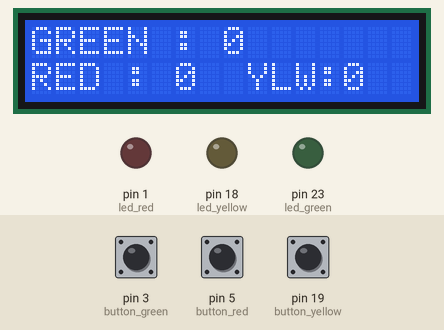
Simulated run of this sketch. Board: Arduino Mega 2560, built with avr-gcc and run on an emulated ATmega2560. Shown: 16×2 character LCD, output pins drawn as LEDs (lit = HIGH). Inputs (shaded band) come from the test bench; at power-on: pin 3 (button_green) HIGH, pin 5 (button_red) HIGH, pin 19 (button_yellow) HIGH.

Above: at 1.2 s.
1.3 s: pin 3 (button_green) pulled LOW for 0.15 s
At 1.8 s:
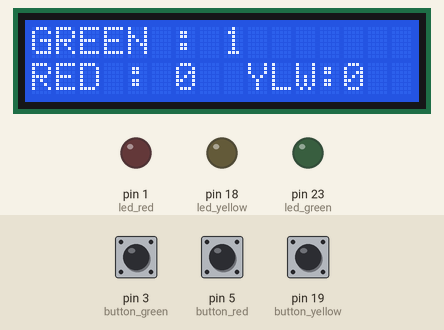
2.9 s: pin 5 (button_red) pulled LOW for 0.15 s
At 3.4 s:
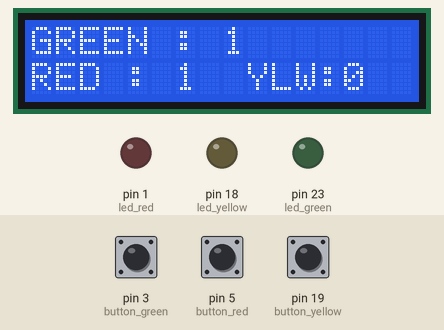
4.5 s: pin 19 (button_yellow) pulled LOW for 0.15 s
At 5.0 s:
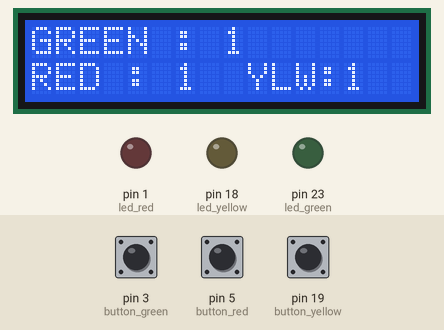
6.1 s: pin 3 (button_green) pulled LOW for 1 s
At 6.9 s:
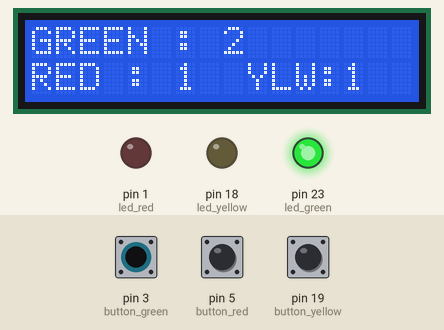
8.6 s: pin 5 (button_red) pulled LOW for 1 s
At 9.2 s:
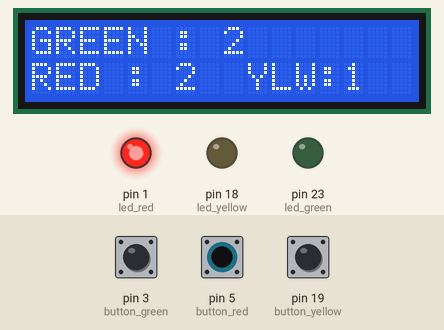
11.1 s: pin 19 (button_yellow) pulled LOW for 1 s
At 11.9 s:
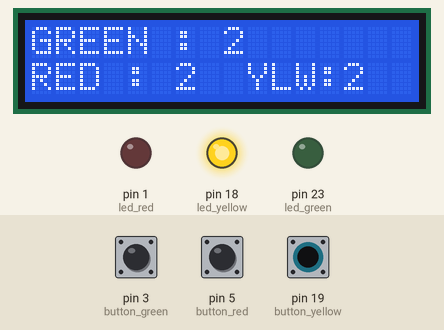
Timing chart, 0 to 14.1 s (numbered marks = the images above; inputs shaded):
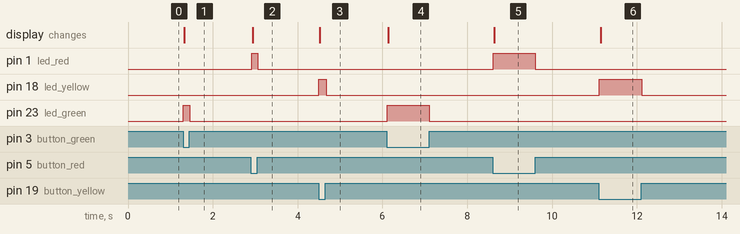

The sketch:

Activating_2_Led_with_2_button.ino
```cpp
#define led_yellow 18
#define led_red  1
#define led_green 23
#define button_green 3
#define button_red 5
#define button_yellow 19


 int state_green = 0;
 int state_yellow = 0;
 int state_red = 0;

int cy = 0, cr = 0, cg = 0;


#include <LiquidCrystal_I2C.h>

// set the LCD number of columns and rows
int lcdColumns = 16;
int lcdRows = 2;

// set LCD address, number of columns and rows
// if you don't know your display address, run an I2C scanner sketch
LiquidCrystal_I2C lcd(0x27, lcdColumns, lcdRows);

void setup()
{
  pinMode(led_yellow,OUTPUT);
  pinMode(led_green,OUTPUT);
  pinMode(led_red,OUTPUT);

  pinMode(button_green,INPUT_PULLUP);
  pinMode(button_yellow,INPUT_PULLUP);
  pinMode(button_red,INPUT_PULLUP);

  // try
 // digitalWrite(led_yellow,HIGH);
  //digitalWrite(led_green,HIGH);
  //digitalWrite(led_red,HIGH);


    // initialize LCD
  lcd.init();
  // turn on LCD backlight
  lcd.backlight();


}

void loop()
{

  int green = digitalRead(button_green);

   if(green != state_green)
   {
    if(green == 0)
    {
      digitalWrite(led_green,HIGH);
      cg++;
    }
    else digitalWrite(led_green,LOW);

     state_green = green;
   }

  int red = digitalRead(button_red);

   if(red != state_red)
   {
    if(red == 0)
    {
      digitalWrite(led_red,HIGH);
      cr++;
    }
    else digitalWrite(led_red,LOW);

     state_red = red;
   }

  int yellow = digitalRead(button_yellow);

   if(yellow != state_yellow)
   {
    if(yellow == 0)
    {
       digitalWrite(led_yellow,HIGH);;
        cy++;
    }
    else digitalWrite(led_yellow,LOW);

     state_yellow = yellow;
   }


  lcd.setCursor(0, 0);
  lcd.print("GREEN : ");
  lcd.setCursor(8,0);
  lcd.print(cg);

  lcd.setCursor(0,1);
  lcd.print("RED : ");
  lcd.setCursor(6,1);
  lcd.print(cr);


  lcd.setCursor(9,1);
  lcd.print("YLW:");
  lcd.setCursor(13, 1);
  lcd.print(cy);


}
```

Measured:
- after the input at 1.3 s, pin 23 (led_green): LOW → HIGH at once, → LOW 0.15 s later; the display: changes at once (image 1)
- after the input at 2.9 s, pin 1 (led_red): LOW → HIGH at once, → LOW 0.15 s later; the display: changes at once (image 2)
- after the input at 4.5 s, pin 18 (led_yellow): LOW → HIGH at once, → LOW 0.17 s later; the display: changes at once (image 3)
- after the input at 6.1 s, pin 23 (led_green): LOW → HIGH at once, → LOW 0.99 s later; the display: changes at once (image 4)
- after the input at 8.6 s, pin 1 (led_red): LOW → HIGH at once, → LOW 0.99 s later; the display: changes at once (image 5)
- after the input at 11.1 s, pin 18 (led_yellow): LOW → HIGH at once, → LOW 0.99 s later; the display: changes at once (image 6)
